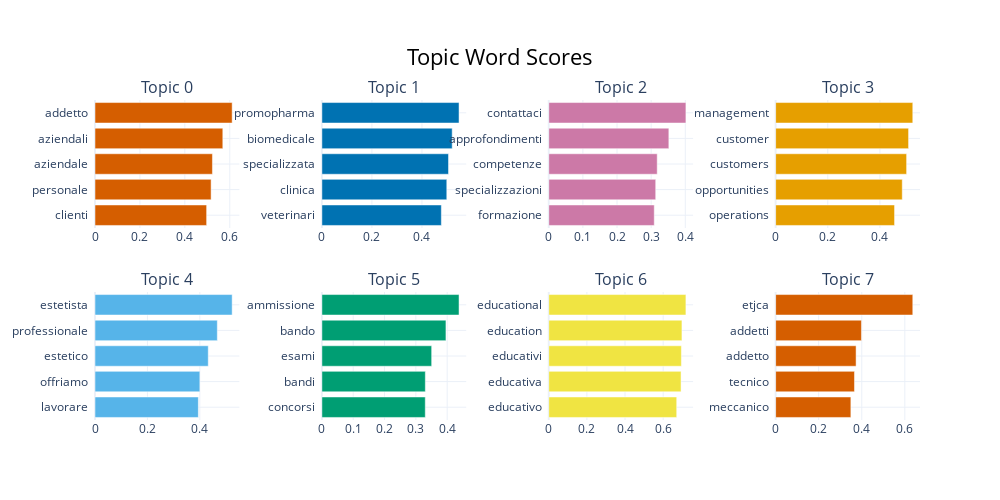
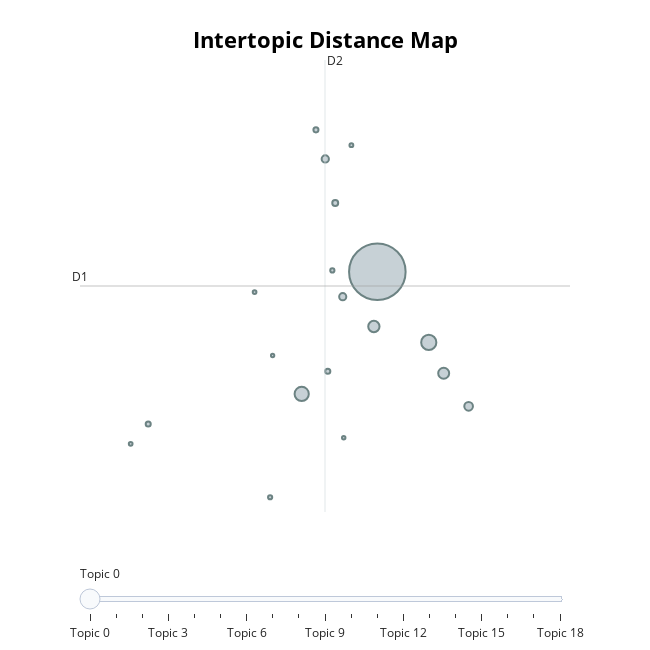
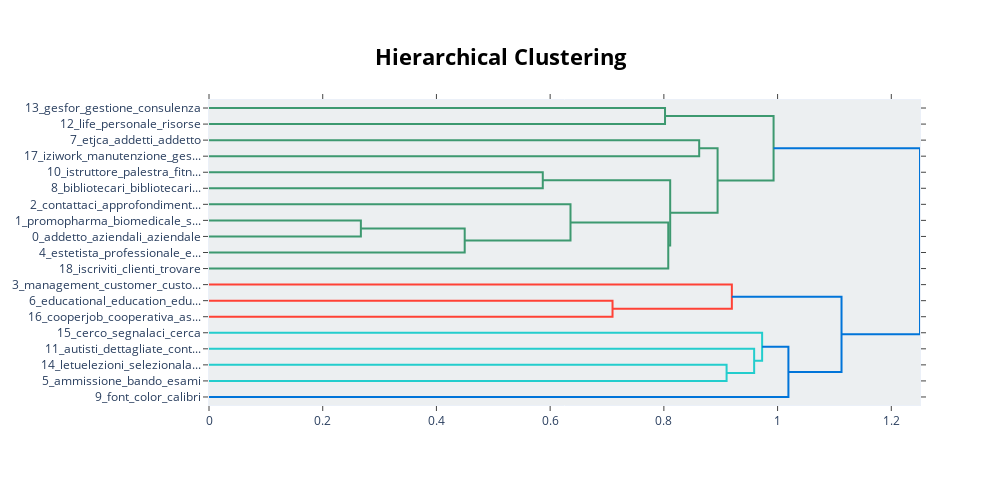

Notebook cell for these charts, in order:
### Code cell
# After BERTopic training/loading
if bertopic_model:
    # Bar chart of top topics
    fig_barchart = bertopic_model.visualize_barchart(top_n_topics=8)
    fig_barchart.write_html(os.path.join(PLOTS_DIR, "bertopic_barchart.html"))
    fig_barchart.show()
    
    # Intertopic distance map
    fig_topics = bertopic_model.visualize_topics()
    fig_topics.write_html(os.path.join(PLOTS_DIR, "bertopic_topics.html"))
    fig_topics.show()
    
    # Optional: Hierarchy
    fig_hierarchy = bertopic_model.visualize_hierarchy()
    fig_hierarchy.write_html(os.path.join(PLOTS_DIR, "bertopic_hierarchy.html"))
    fig_hierarchy.show()

### Figure 1 — Plotly figure (JSON) as saved in the notebook; plotly's stock layout.template omitted (floating-point values rounded to 4 significant figures)
{"data": [{"marker": {"color": "#D55E00"}, "orientation": "h", "type": "bar", "x": [0.4971, 0.5169, 0.5229, 0.5691, 0.6107], "xaxis": "x", "y": ["clienti  ", "personale  ", "aziendale  ", "aziendali  ", "addetto  "], "yaxis": "y"}, {"marker": {"color": "#0072B2"}, "orientation": "h", "type": "bar", "x": [0.4775, 0.4993, 0.5062, 0.5208, 0.5482], "xaxis": "x2", "y": ["veterinari  ", "clinica  ", "specializzata  ", "biomedicale  ", "promopharma  "], "yaxis": "y2"}, {"marker": {"color": "#CC79A7"}, "orientation": "h", "type": "bar", "x": [0.3091, 0.3134, 0.3177, 0.3519, 0.4018], "xaxis": "x3", "y": ["formazione  ", "specializzazioni  ", "competenze  ", "approfondimenti  ", "contattaci  "], "yaxis": "y3"}, {"marker": {"color": "#E69F00"}, "orientation": "h", "type": "bar", "x": [0.4561, 0.4856, 0.5023, 0.5098, 0.5259], "xaxis": "x4", "y": ["operations  ", "opportunities  ", "customers  ", "customer  ", "management  "], "yaxis": "y4"}, {"marker": {"color": "#56B4E9"}, "orientation": "h", "type": "bar", "x": [0.3944, 0.4001, 0.4321, 0.4667, 0.5234], "xaxis": "x5", "y": ["lavorare  ", "offriamo  ", "estetico  ", "professionale  ", "estetista  "], "yaxis": "y5"}, {"marker": {"color": "#009E73"}, "orientation": "h", "type": "bar", "x": [0.3301, 0.3302, 0.3504, 0.396, 0.4378], "xaxis": "x6", "y": ["concorsi  ", "bandi  ", "esami  ", "bando  ", "ammissione  "], "yaxis": "y6"}, {"marker": {"color": "#F0E442"}, "orientation": "h", "type": "bar", "x": [0.671, 0.6937, 0.6954, 0.6984, 0.7192], "xaxis": "x7", "y": ["educativo  ", "educativa  ", "educativi  ", "education  ", "educational  "], "yaxis": "y7"}, {"marker": {"color": "#D55E00"}, "orientation": "h", "type": "bar", "x": [0.3494, 0.3662, 0.3737, 0.3985, 0.637], "xaxis": "x8", "y": ["meccanico  ", "tecnico  ", "addetto  ", "addetti  ", "etjca  "], "yaxis": "y8"}], "layout": {"annotations": [{"font": {"size": 16}, "showarrow": false, "text": "Topic 0", "x": 0.0875, "xanchor": "center", "xref": "paper", "y": 1, "yanchor": "bottom", "yref": "paper"}, {"font": {"size": 16}, "showarrow": false, "text": "Topic 1", "x": 0.3625, "xanchor": "center", "xref": "paper", "y": 1, "yanchor": "bottom", "yref": "paper"}, {"font": {"size": 16}, "showarrow": false, "text": "Topic 2", "x": 0.6375, "xanchor": "center", "xref": "paper", "y": 1, "yanchor": "bottom", "yref": "paper"}, {"font": {"size": 16}, "showarrow": false, "text": "Topic 3", "x": 0.9125, "xanchor": "center", "xref": "paper", "y": 1, "yanchor": "bottom", "yref": "paper"}, {"font": {"size": 16}, "showarrow": false, "text": "Topic 4", "x": 0.0875, "xanchor": "center", "xref": "paper", "y": 0.4, "yanchor": "bottom", "yref": "paper"}, {"font": {"size": 16}, "showarrow": false, "text": "Topic 5", "x": 0.3625, "xanchor": "center", "xref": "paper", "y": 0.4, "yanchor": "bottom", "yref": "paper"}, {"font": {"size": 16}, "showarrow": false, "text": "Topic 6", "x": 0.6375, "xanchor": "center", "xref": "paper", "y": 0.4, "yanchor": "bottom", "yref": "paper"}, {"font": {"size": 16}, "showarrow": false, "text": "Topic 7", "x": 0.9125, "xanchor": "center", "xref": "paper", "y": 0.4, "yanchor": "bottom", "yref": "paper"}], "height": 500, "hoverlabel": {"bgcolor": "white", "font": {"family": "Rockwell", "size": 16}}, "showlegend": false, "title": {"font": {"color": "Black", "size": 22}, "text": "Topic Word Scores", "x": 0.5, "xanchor": "center", "yanchor": "top"}, "width": 1000, "xaxis": {"anchor": "y", "domain": [0, 0.175], "showgrid": true}, "xaxis2": {"anchor": "y2", "domain": [0.275, 0.45], "showgrid": true}, "xaxis3": {"anchor": "y3", "domain": [0.55, 0.725], "showgrid": true}, "xaxis4": {"anchor": "y4", "domain": [0.825, 1], "showgrid": true}, "xaxis5": {"anchor": "y5", "domain": [0, 0.175], "showgrid": true}, "xaxis6": {"anchor": "y6", "domain": [0.275, 0.45], "showgrid": true}, "xaxis7": {"anchor": "y7", "domain": [0.55, 0.725], "showgrid": true}, "xaxis8": {"anchor": "y8", "domain": [0.825, 1], "showgrid": true}, "yaxis": {"anchor": "x", "domain": [0.6, 1], "showgrid": true}, "yaxis2": {"anchor": "x2", "domain": [0.6, 1], "showgrid": true}, "yaxis3": {"anchor": "x3", "domain": [0.6, 1], "showgrid": true}, "yaxis4": {"anchor": "x4", "domain": [0.6, 1], "showgrid": true}, "yaxis5": {"anchor": "x5", "domain": [0, 0.4], "showgrid": true}, "yaxis6": {"anchor": "x6", "domain": [0, 0.4], "showgrid": true}, "yaxis7": {"anchor": "x7", "domain": [0, 0.4], "showgrid": true}, "yaxis8": {"anchor": "x8", "domain": [0, 0.4], "showgrid": true}}}

### Figure 2 — Plotly figure (JSON) as saved in the notebook; plotly's stock layout.template omitted (floating-point values rounded to 4 significant figures)
{"data": [{"customdata": [[0, "addetto | aziendali | aziendale | personale | clienti", 11993], [1, "promopharma | biomedicale | specializzata | clinica | veterinari", 866], [2, "contattaci | approfondimenti | competenze | specializzazioni | formazione", 759], [3, "management | customer | customers | opportunities | operations", 478], [4, "estetista | professionale | estetico | offriamo | lavorare", 453], [5, "ammissione | bando | esami | bandi | concorsi", 282], [6, "educational | education | educativi | educativa | educativo", 198], [7, "etjca | addetti | addetto | tecnico | meccanico", 191], [8, "bibliotecari | bibliotecaria | bibliotecario | biblioteca | biblioteche", 132], [9, "font | color | calibri | sans | size", 100], [10, "istruttore | palestra | fitness | corsi | istruttrice", 96], [11, "autisti | dettagliate | contatti | iscriverti | contattare", 96], [12, "life | personale | risorse | spa | aziende", 67], [13, "gesfor | gestione | consulenza | organizzazione | committente", 66], [14, "letuelezioni | selezionala | lezioni | diventare | potrai", 55], [15, "cerco | segnalaci | cerca | contattaci | annunci", 52], [16, "cooperjob | cooperativa | assistenti | socioassistenziali | lavoriamo", 52], [17, "iziwork | manutenzione | gestire | elettromedicali | agenzia", 45], [18, "iscriviti | clienti | trovare | distributori | addetto", 42]], "hovertemplate": "<b>Topic %{customdata[0]}</b><br>%{customdata[1]}<br>Size: %{customdata[2]}", "legendgroup": "", "marker": {"color": "#B0BEC5", "line": {"color": "DarkSlateGrey", "width": 2}, "size": [11993, 866, 759, 478, 453, 282, 198, 191, 132, 100, 96, 96, 67, 66, 55, 52, 52, 45, 42], "sizemode": "area", "sizeref": 7.496, "symbol": "circle"}, "mode": "markers", "name": "", "orientation": "v", "showlegend": false, "type": "scatter", "x": [9.342, 10.16, 8.133, 9.287, 10.4, 10.8, 8.51, 8.789, 8.669, 8.55, 8.361, 5.68, 8.623, 7.629, 8.927, 5.4, 7.38, 8.805, 7.669], "xaxis": "x", "y": [3.336, 2.608, 2.077, 2.772, 2.29, 1.95, 4.498, 3.079, 4.045, 2.311, 4.798, 1.768, 3.35, 1.013, 4.64, 1.563, 3.127, 1.625, 2.473], "yaxis": "y"}], "layout": {"annotations": [{"showarrow": false, "text": "D1", "x": 4.59, "y": 3.189, "yshift": 10}, {"showarrow": false, "text": "D2", "x": 8.506, "xshift": 10, "y": 5.517}], "height": 650, "hoverlabel": {"bgcolor": "white", "font": {"family": "Rockwell", "size": 16}}, "legend": {"itemsizing": "constant", "tracegroupgap": 0}, "margin": {"t": 60}, "shapes": [{"line": {"color": "#CFD8DC", "width": 2}, "type": "line", "x0": 8.506, "x1": 8.506, "y0": 0.861, "y1": 5.517}, {"line": {"color": "#9E9E9E", "width": 2}, "type": "line", "x0": 4.59, "x1": 12.42, "y0": 3.189, "y1": 3.189}], "sliders": [{"active": 0, "pad": {"t": 50}, "steps": [{"args": [{"marker.color": [["red", "#B0BEC5", "#B0BEC5", "#B0BEC5", "#B0BEC5", "#B0BEC5", "#B0BEC5", "#B0BEC5", "#B0BEC5", "#B0BEC5", "#B0BEC5", "#B0BEC5", "#B0BEC5", "#B0BEC5", "#B0BEC5", "#B0BEC5", "#B0BEC5", "#B0BEC5", "#B0BEC5"]]}], "label": "Topic 0", "method": "update"}, {"args": [{"marker.color": [["#B0BEC5", "red", "#B0BEC5", "#B0BEC5", "#B0BEC5", "#B0BEC5", "#B0BEC5", "#B0BEC5", "#B0BEC5", "#B0BEC5", "#B0BEC5", "#B0BEC5", "#B0BEC5", "#B0BEC5", "#B0BEC5", "#B0BEC5", "#B0BEC5", "#B0BEC5", "#B0BEC5"]]}], "label": "Topic 1", "method": "update"}, {"args": [{"marker.color": [["#B0BEC5", "#B0BEC5", "red", "#B0BEC5", "#B0BEC5", "#B0BEC5", "#B0BEC5", "#B0BEC5", "#B0BEC5", "#B0BEC5", "#B0BEC5", "#B0BEC5", "#B0BEC5", "#B0BEC5", "#B0BEC5", "#B0BEC5", "#B0BEC5", "#B0BEC5", "#B0BEC5"]]}], "label": "Topic 2", "method": "update"}, {"args": [{"marker.color": [["#B0BEC5", "#B0BEC5", "#B0BEC5", "red", "#B0BEC5", "#B0BEC5", "#B0BEC5", "#B0BEC5", "#B0BEC5", "#B0BEC5", "#B0BEC5", "#B0BEC5", "#B0BEC5", "#B0BEC5", "#B0BEC5", "#B0BEC5", "#B0BEC5", "#B0BEC5", "#B0BEC5"]]}], "label": "Topic 3", "method": "update"}, {"args": [{"marker.color": [["#B0BEC5", "#B0BEC5", "#B0BEC5", "#B0BEC5", "red", "#B0BEC5", "#B0BEC5", "#B0BEC5", "#B0BEC5", "#B0BEC5", "#B0BEC5", "#B0BEC5", "#B0BEC5", "#B0BEC5", "#B0BEC5", "#B0BEC5", "#B0BEC5", "#B0BEC5", "#B0BEC5"]]}], "label": "Topic 4", "method": "update"}, {"args": [{"marker.color": [["#B0BEC5", "#B0BEC5", "#B0BEC5", "#B0BEC5", "#B0BEC5", "red", "#B0BEC5", "#B0BEC5", "#B0BEC5", "#B0BEC5", "#B0BEC5", "#B0BEC5", "#B0BEC5", "#B0BEC5", "#B0BEC5", "#B0BEC5", "#B0BEC5", "#B0BEC5", "#B0BEC5"]]}], "label": "Topic 5", "method": "update"}, {"args": [{"marker.color": [["#B0BEC5", "#B0BEC5", "#B0BEC5", "#B0BEC5", "#B0BEC5", "#B0BEC5", "red", "#B0BEC5", "#B0BEC5", "#B0BEC5", "#B0BEC5", "#B0BEC5", "#B0BEC5", "#B0BEC5", "#B0BEC5", "#B0BEC5", "#B0BEC5", "#B0BEC5", "#B0BEC5"]]}], "label": "Topic 6", "method": "update"}, {"args": [{"marker.color": [["#B0BEC5", "#B0BEC5", "#B0BEC5", "#B0BEC5", "#B0BEC5", "#B0BEC5", "#B0BEC5", "red", "#B0BEC5", "#B0BEC5", "#B0BEC5", "#B0BEC5", "#B0BEC5", "#B0BEC5", "#B0BEC5", "#B0BEC5", "#B0BEC5", "#B0BEC5", "#B0BEC5"]]}], "label": "Topic 7", "method": "update"}, {"args": [{"marker.color": [["#B0BEC5", "#B0BEC5", "#B0BEC5", "#B0BEC5", "#B0BEC5", "#B0BEC5", "#B0BEC5", "#B0BEC5", "red", "#B0BEC5", "#B0BEC5", "#B0BEC5", "#B0BEC5", "#B0BEC5", "#B0BEC5", "#B0BEC5", "#B0BEC5", "#B0BEC5", "#B0BEC5"]]}], "label": "Topic 8", "method": "update"}, {"args": [{"marker.color": [["#B0BEC5", "#B0BEC5", "#B0BEC5", "#B0BEC5", "#B0BEC5", "#B0BEC5", "#B0BEC5", "#B0BEC5", "#B0BEC5", "red", "#B0BEC5", "#B0BEC5", "#B0BEC5", "#B0BEC5", "#B0BEC5", "#B0BEC5", "#B0BEC5", "#B0BEC5", "#B0BEC5"]]}], "label": "Topic 9", "method": "update"}, {"args": [{"marker.color": [["#B0BEC5", "#B0BEC5", "#B0BEC5", "#B0BEC5", "#B0BEC5", "#B0BEC5", "#B0BEC5", "#B0BEC5", "#B0BEC5", "#B0BEC5", "red", "#B0BEC5", "#B0BEC5", "#B0BEC5", "#B0BEC5", "#B0BEC5", "#B0BEC5", "#B0BEC5", "#B0BEC5"]]}], "label": "Topic 10", "method": "update"}, {"args": [{"marker.color": [["#B0BEC5", "#B0BEC5", "#B0BEC5", "#B0BEC5", "#B0BEC5", "#B0BEC5", "#B0BEC5", "#B0BEC5", "#B0BEC5", "#B0BEC5", "#B0BEC5", "red", "#B0BEC5", "#B0BEC5", "#B0BEC5", "#B0BEC5", "#B0BEC5", "#B0BEC5", "#B0BEC5"]]}], "label": "Topic 11", "method": "update"}, {"args": [{"marker.color": [["#B0BEC5", "#B0BEC5", "#B0BEC5", "#B0BEC5", "#B0BEC5", "#B0BEC5", "#B0BEC5", "#B0BEC5", "#B0BEC5", "#B0BEC5", "#B0BEC5", "#B0BEC5", "red", "#B0BEC5", "#B0BEC5", "#B0BEC5", "#B0BEC5", "#B0BEC5", "#B0BEC5"]]}], "label": "Topic 12", "method": "update"}, {"args": [{"marker.color": [["#B0BEC5", "#B0BEC5", "#B0BEC5", "#B0BEC5", "#B0BEC5", "#B0BEC5", "#B0BEC5", "#B0BEC5", "#B0BEC5", "#B0BEC5", "#B0BEC5", "#B0BEC5", "#B0BEC5", "red", "#B0BEC5", "#B0BEC5", "#B0BEC5", "#B0BEC5", "#B0BEC5"]]}], "label": "Topic 13", "method": "update"}, {"args": [{"marker.color": [["#B0BEC5", "#B0BEC5", "#B0BEC5", "#B0BEC5", "#B0BEC5", "#B0BEC5", "#B0BEC5", "#B0BEC5", "#B0BEC5", "#B0BEC5", "#B0BEC5", "#B0BEC5", "#B0BEC5", "#B0BEC5", "red", "#B0BEC5", "#B0BEC5", "#B0BEC5", "#B0BEC5"]]}], "label": "Topic 14", "method": "update"}, {"args": [{"marker.color": [["#B0BEC5", "#B0BEC5", "#B0BEC5", "#B0BEC5", "#B0BEC5", "#B0BEC5", "#B0BEC5", "#B0BEC5", "#B0BEC5", "#B0BEC5", "#B0BEC5", "#B0BEC5", "#B0BEC5", "#B0BEC5", "#B0BEC5", "red", "#B0BEC5", "#B0BEC5", "#B0BEC5"]]}], "label": "Topic 15", "method": "update"}, {"args": [{"marker.color": [["#B0BEC5", "#B0BEC5", "#B0BEC5", "#B0BEC5", "#B0BEC5", "#B0BEC5", "#B0BEC5", "#B0BEC5", "#B0BEC5", "#B0BEC5", "#B0BEC5", "#B0BEC5", "#B0BEC5", "#B0BEC5", "#B0BEC5", "#B0BEC5", "red", "#B0BEC5", "#B0BEC5"]]}], "label": "Topic 16", "method": "update"}, {"args": [{"marker.color": [["#B0BEC5", "#B0BEC5", "#B0BEC5", "#B0BEC5", "#B0BEC5", "#B0BEC5", "#B0BEC5", "#B0BEC5", "#B0BEC5", "#B0BEC5", "#B0BEC5", "#B0BEC5", "#B0BEC5", "#B0BEC5", "#B0BEC5", "#B0BEC5", "#B0BEC5", "red", "#B0BEC5"]]}], "label": "Topic 17", "method": "update"}, {"args": [{"marker.color": [["#B0BEC5", "#B0BEC5", "#B0BEC5", "#B0BEC5", "#B0BEC5", "#B0BEC5", "#B0BEC5", "#B0BEC5", "#B0BEC5", "#B0BEC5", "#B0BEC5", "#B0BEC5", "#B0BEC5", "#B0BEC5", "#B0BEC5", "#B0BEC5", "#B0BEC5", "#B0BEC5", "red"]]}], "label": "Topic 18", "method": "update"}]}], "title": {"font": {"color": "Black", "size": 22}, "text": "<b>Intertopic Distance Map</b>", "x": 0.5, "xanchor": "center", "y": 0.95, "yanchor": "top"}, "width": 650, "xaxis": {"anchor": "y", "domain": [0, 1], "range": [4.59, 12.42], "title": {"text": ""}, "visible": false}, "yaxis": {"anchor": "x", "domain": [0, 1], "range": [0.861, 5.517], "title": {"text": ""}, "visible": false}}}

### Figure 3 — Plotly figure (JSON) as saved in the notebook; plotly's stock layout.template omitted (floating-point values rounded to 4 significant figures)
{"data": [{"hoverinfo": "text", "marker": {"color": "rgb(61,153,112)"}, "mode": "lines", "type": "scatter", "x": [0.0, 0.802, 0.802, 0.0], "xaxis": "x", "y": [-5.0, -5.0, -15.0, -15.0], "yaxis": "y"}, {"hoverinfo": "text", "marker": {"color": "rgb(61,153,112)"}, "mode": "lines", "type": "scatter", "x": [0.0, 0.8621, 0.8621, 0.0], "xaxis": "x", "y": [-25.0, -25.0, -35.0, -35.0], "yaxis": "y"}, {"hoverinfo": "text", "marker": {"color": "rgb(61,153,112)"}, "mode": "lines", "type": "scatter", "x": [0.0, 0.587, 0.587, 0.0], "xaxis": "x", "y": [-45.0, -45.0, -55.0, -55.0], "yaxis": "y"}, {"hoverinfo": "text", "marker": {"color": "rgb(61,153,112)"}, "mode": "lines", "type": "scatter", "x": [0.0, 0.2671, 0.2671, 0.0], "xaxis": "x", "y": [-75.0, -75.0, -85.0, -85.0], "yaxis": "y"}, {"hoverinfo": "text", "marker": {"color": "rgb(61,153,112)"}, "mode": "lines", "type": "scatter", "x": [0.2671, 0.4497, 0.4497, 0.0], "xaxis": "x", "y": [-80.0, -80.0, -95.0, -95.0], "yaxis": "y"}, {"hoverinfo": "text", "marker": {"color": "rgb(61,153,112)"}, "mode": "lines", "type": "scatter", "x": [0.0, 0.6358, 0.6358, 0.4497], "xaxis": "x", "y": [-65.0, -65.0, -87.5, -87.5], "yaxis": "y"}, {"hoverinfo": "text", "marker": {"color": "rgb(61,153,112)"}, "mode": "lines", "type": "scatter", "x": [0.6358, 0.8077, 0.8077, 0.0], "xaxis": "x", "y": [-76.25, -76.25, -105.0, -105.0], "yaxis": "y"}, {"hoverinfo": "text", "marker": {"color": "rgb(61,153,112)"}, "mode": "lines", "type": "scatter", "x": [0.587, 0.8111, 0.8111, 0.8077], "xaxis": "x", "y": [-50.0, -50.0, -90.62, -90.62], "yaxis": "y"}, {"hoverinfo": "text", "marker": {"color": "rgb(61,153,112)"}, "mode": "lines", "type": "scatter", "x": [0.8621, 0.8945, 0.8945, 0.8111], "xaxis": "x", "y": [-30.0, -30.0, -70.31, -70.31], "yaxis": "y"}, {"hoverinfo": "text", "marker": {"color": "rgb(61,153,112)"}, "mode": "lines", "type": "scatter", "x": [0.802, 0.993, 0.993, 0.8945], "xaxis": "x", "y": [-10.0, -10.0, -50.16, -50.16], "yaxis": "y"}, {"hoverinfo": "text", "marker": {"color": "rgb(255,65,54)"}, "mode": "lines", "type": "scatter", "x": [0.0, 0.7097, 0.7097, 0.0], "xaxis": "x", "y": [-125.0, -125.0, -135.0, -135.0], "yaxis": "y"}, {"hoverinfo": "text", "marker": {"color": "rgb(255,65,54)"}, "mode": "lines", "type": "scatter", "x": [0.0, 0.9196, 0.9196, 0.7097], "xaxis": "x", "y": [-115.0, -115.0, -130.0, -130.0], "yaxis": "y"}, {"hoverinfo": "text", "marker": {"color": "rgb(35,205,205)"}, "mode": "lines", "type": "scatter", "x": [0.0, 0.9103, 0.9103, 0.0], "xaxis": "x", "y": [-165.0, -165.0, -175.0, -175.0], "yaxis": "y"}, {"hoverinfo": "text", "marker": {"color": "rgb(35,205,205)"}, "mode": "lines", "type": "scatter", "x": [0.0, 0.9588, 0.9588, 0.9103], "xaxis": "x", "y": [-155.0, -155.0, -170.0, -170.0], "yaxis": "y"}, {"hoverinfo": "text", "marker": {"color": "rgb(35,205,205)"}, "mode": "lines", "type": "scatter", "x": [0.0, 0.9728, 0.9728, 0.9588], "xaxis": "x", "y": [-145.0, -145.0, -162.5, -162.5], "yaxis": "y"}, {"hoverinfo": "text", "marker": {"color": "rgb(0,116,217)"}, "mode": "lines", "type": "scatter", "x": [0.9728, 1.019, 1.019, 0.0], "xaxis": "x", "y": [-153.8, -153.8, -185.0, -185.0], "yaxis": "y"}, {"hoverinfo": "text", "marker": {"color": "rgb(0,116,217)"}, "mode": "lines", "type": "scatter", "x": [0.9196, 1.112, 1.112, 1.019], "xaxis": "x", "y": [-122.5, -122.5, -169.4, -169.4], "yaxis": "y"}, {"hoverinfo": "text", "marker": {"color": "rgb(0,116,217)"}, "mode": "lines", "type": "scatter", "x": [0.993, 1.25, 1.25, 1.112], "xaxis": "x", "y": [-30.08, -30.08, -145.9, -145.9], "yaxis": "y"}], "layout": {"autosize": false, "height": 485, "hoverlabel": {"bgcolor": "white", "font": {"family": "Rockwell", "size": 16}}, "hovermode": "closest", "plot_bgcolor": "#ECEFF1", "showlegend": false, "title": {"font": {"color": "Black", "size": 22}, "text": "<b>Hierarchical Clustering</b>", "x": 0.5, "xanchor": "center", "yanchor": "top"}, "width": 1000, "xaxis": {"mirror": "allticks", "rangemode": "tozero", "showgrid": false, "showline": true, "showticklabels": true, "ticks": "outside", "type": "linear", "zeroline": false}, "yaxis": {"mirror": "allticks", "range": [-190, 0], "rangemode": "tozero", "showgrid": false, "showline": true, "showticklabels": true, "tickmode": "array", "ticks": "outside", "ticktext": ["13_gesfor_gestione_consulenza", "12_life_personale_risorse", "7_etjca_addetti_addetto", "17_iziwork_manutenzione_ges...", "10_istruttore_palestra_fitn...", "8_bibliotecari_bibliotecari...", "2_contattaci_approfondiment...", "1_promopharma_biomedicale_s...", "0_addetto_aziendali_aziendale", "4_estetista_professionale_e...", "18_iscriviti_clienti_trovare", "3_management_customer_custo...", "6_educational_education_edu...", "16_cooperjob_cooperativa_as...", "15_cerco_segnalaci_cerca", "11_autisti_dettagliate_cont...", "14_letuelezioni_selezionala...", "5_ammissione_bando_esami", "9_font_color_calibri"], "tickvals": [-5, -15, -25, -35, -45, -55, -65, -75, -85, -95, -105, -115, -125, -135, -145, -155, -165, -175, -185], "type": "linear", "zeroline": false}}}
